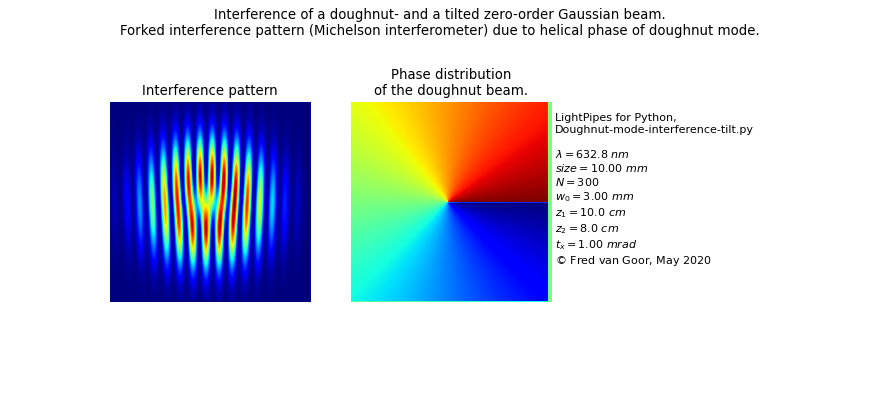

Source code (Python):
#! /usr/bin/env python
"""
    Doughnut_tilt.py
    
    Interference of a non-collinear zero order beam with a  Laguerre-Gauss
    doughnut beam.
    The interferometer could be a Michelson or a Mach Zehnder instrument.
    
    cc Fred van Goor, may 2020
"""
from LightPipes import *
import matplotlib.pyplot as plt
if LPversion < "2.0.0":
    print(r'You need to upgrade LightPipes to run this script.' + '\n'+r'Type at a terminal prompt: $ pip install --upgrade LightPipes')
    exit(1)

wavelength=632.8*nm #wavelength of HeNe laser
size=10*mm # size of the grid
N=300 # number (NxN) of grid pixels
w0=3*mm # laser beam radius (in waist)
z1=10*cm # length of arm 1
z2=8*cm # length of arm 2
tx=1.0*mrad # tilt of mirror 1

F=Begin(size,wavelength,N)
F1=GaussBeam(F,w0,doughnut=True,x_shift=-0.2*mm)
Phi=Phase(F1)
F2=GaussBeam(F,w0,tx=tx)
F1=Forvard(z1,F1)
F2=Forvard(z2,F2)
F=BeamMix(F1,F2)
I=Intensity(0,F)


#initiate plots:
fig, axs = plt.subplots(nrows=1, ncols=3,figsize=(11.0,5.0))
#axs=_axs.flatten()
s=r'Interference of a doughnut- and a tilted zero-order Gaussian beam.' +'\n'\
r'Forked interference pattern (Michelson interferometer) due to helical phase of doughnut mode.'
fig.suptitle(s)
fig.subplots_adjust(hspace=0.5)

s=r'Interference pattern'
axs[0].imshow(I,cmap='jet'); axs[0].axis('off'); axs[0].set_title(s)
s=r'Phase distribution'+ '\n' + r'of the doughnut beam.'
axs[1].imshow(Phi,cmap='jet'); axs[1].axis('off'); axs[1].set_title(s)
s = r'LightPipes for Python,' + '\n' + 'Doughnut-mode-interference-tilt.py' + '\n\n'\
    r'$\lambda = {:4.1f}$'.format(wavelength/nm) + r' $nm$' + '\n'\
    r'$size = {:4.2f}$'.format(size/mm) + r' $mm$' + '\n'\
    r'$N = {:4d}$'.format(N) + '\n'\
    r'$w_0 = {:4.2f}$'.format(w0/mm) + r' $mm$'+ '\n'\
    r'$z_1 = {:4.1f}$'.format(z1/cm) + r' $cm$' + '\n'\
    r'$z_2 = {:4.1f}$'.format(z2/cm) + r' $cm$' + '\n'\
    r'$t_x = ' + '{:4.2f}$'.format(tx/mrad) + r' $mrad$' + '\n'\
    r'${\copyright}$ Fred van Goor, May 2020'

axs[2].text(-0.18,0.3,s)
axs[2].axis('off')

plt.show()
